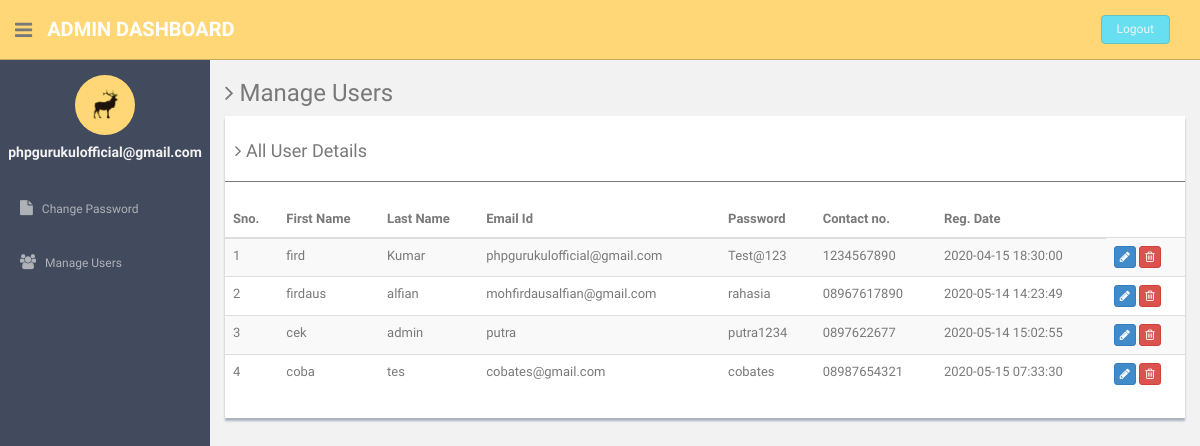
Page /loginsystem/admin/manage-users.php (signed in) on the committed database.
### tables this page shows
CREATE TABLE `users` (
  `id` int(11) NOT NULL,
  `fname` varchar(255) DEFAULT NULL,
  `lname` varchar(255) DEFAULT NULL,
  `email` varchar(255) DEFAULT NULL,
  `password` varchar(300) DEFAULT NULL,
  `contactno` varchar(11) DEFAULT NULL,
  `posting_date` timestamp NOT NULL DEFAULT current_timestamp()
);

### loginsystem/admin/manage-users.php (the view, shortened to what this page needs)
<?php
include'dbconnection.php';
if (strlen($_SESSION['id']==0)) {
  header('location:logout.php');
  } else{
?><!DOCTYPE html>
<html lang="en">
  <head>
    <link href="assets/css/bootstrap.css" rel="stylesheet">
    <link href="assets/font-awesome/css/font-awesome.css" rel="stylesheet" />
    <link href="assets/css/style.css" rel="stylesheet">
    <link href="assets/css/style-responsive.css" rel="stylesheet">
  </head>
  <body>
  <section id="container" >
      <header class="header black-bg">
              <div class="sidebar-toggle-box">
                  <div class="fa fa-bars tooltips" data-placement="right" data-original-title="Toggle Navigation"></div>
              </div>
            <a href="#" class="logo"><b>Admin Dashboard</b></a>
            <div class="top-menu">
            	<ul class="nav pull-right top-menu">
                    <li><a class="logout" href="logout.php">Logout</a></li>
            	</ul>
            </div>
        </header>
      <aside>
          <div id="sidebar"  class="nav-collapse ">
              <ul class="sidebar-menu" id="nav-accordion">
              	  <p class="centered"><a href="#"><img src="assets/img/ui-sam.jpg" class="img-circle" width="60"></a></p>
              	  <h5 class="centered"><?php echo $_SESSION['login'];?></h5>
                  <li class="mt">
                      <a href="change-password.php">
                          <i class="fa fa-file"></i>
                          <span>Change Password</span>
                      </a>
                  </li>
                  <li class="sub-menu">
                      <a href="manage-users.php" >
                          <i class="fa fa-users"></i>
                          <span>Manage Users</span>
                      </a>
                  </li>
              </ul>
          </div>
      </aside>
      <section id="main-content">
          <section class="wrapper">
          	<h3><i class="fa fa-angle-right"></i> Manage Users</h3>
				<div class="row">
                  <div class="col-md-12">
                      <div class="content-panel">
                          <table class="table table-striped table-advance table-hover">
	                  	  	  <h4><i class="fa fa-angle-right"></i> All User Details </h4>
	                  	  	  <hr>
                              <thead>
                              <tr>
                                  <th>Sno.</th>
                                  <th class="hidden-phone">First Name</th>
                                  <th> Last Name</th>
                                  <th> Email Id</th>
                                  <th> Password</th>
                                  <th>Contact no.</th>
                                  <th>Reg. Date</th>
                              </tr>
                              </thead>
                              <tbody>
                              <?php $ret=mysqli_query($con,"select * from users");
							  $cnt=1;
							  while($row=mysqli_fetch_array($ret))
							  {?>
                              <tr>
                              <td><?php echo $cnt;?></td>
                                  <td><?php echo $row['fname'];?></td>
                                  <td><?php echo $row['lname'];?></td>
                                  <td><?php echo $row['email'];?></td>
                                  <td><?php echo $row['password'];?></td>
                                  <td><?php echo $row['contactno'];?></td>  <td><?php echo $row['posting_date'];?></td>
                                  <td>
                                     <a href="update-profile.php?uid=<?php echo $row['id'];?>">
                                     <button class="btn btn-primary btn-xs"><i class="fa fa-pencil"></i></button></a>
                                     <a href="manage-users.php?id=<?php echo $row['id'];?>">
                                     <button class="btn btn-danger btn-xs" onClick="return confirm('Do you really want to delete');"><i class="fa fa-trash-o "></i></button></a>
                                  </td>
                              </tr>
                              <?php $cnt=$cnt+1; }?>
                              </tbody>
                          </table>
                      </div>
                  </div>
              </div>
		</section>
      </section
  ></section>
  </body>
</html>
<?php } ?>

### loginsystem/admin/assets/css/style.css (style rules this page uses)
body { color: #797979; background: #f2f2f2; font-family: 'Ruda', sans-serif; padding: 0px !important; margin: 0px !important; font-size:13px; }
ul li { list-style: none; }
a, a:hover, a:focus { text-decoration: none; outline: none; }
#container { width: 100%; height: 100%; }
hr { margin-top: 20px; margin-bottom: 20px; border: 0; border-top: 1px solid #797979; }
.centered { text-align: center; }
.mt { margin-top: 25px; }
ul.top-menu > li > .logout { color: #f2f2f2; font-size: 12px; border-radius: 4px; -webkit-border-radius: 4px; border: 1px solid #64c3c2 !important; padding: 5px 15px; margin-right: 15px; background: #68dff0; margin-top: 15px; }
#sidebar { width: 210px; height: 100%; position: fixed; background: #424a5d; }
#sidebar h5 { color: #f2f2f2; font-weight: 700; }
#sidebar ul li { position: relative; }
ul.sidebar-menu , ul.sidebar-menu li ul.sub { margin: -2px 0 0; padding: 0; }
ul.sidebar-menu { margin-top: 75px; }
ul.sidebar-menu li { margin-bottom: 5px; margin-left:10px; margin-right:10px; }
ul.sidebar-menu li.sub-menu { line-height: 15px; }
ul.sidebar-menu li a span { display: inline-block; }
ul.sidebar-menu li a { color: #aeb2b7; text-decoration: none; display: block; padding: 15px 0 15px 10px; font-size: 12px; outline: none; -webkit-transition: all 0.3s ease; -moz-transition: all 0.3s ease; -o-transition: all 0.3s ease; -ms-transition: all 0.3s ease; transition: all 0.3s ease; }
ul.sidebar-menu li a i { font-size: 15px; padding-right: 6px; }
#main-content { margin-left: 210px; }
.header, .footer { min-height: 60px; padding: 0 15px; }
.header { position: fixed; left: 0; right: 0; z-index: 1002; }
.black-bg { background: #ffd777; border-bottom: 1px solid #c9aa5f; }
.wrapper { display: inline-block; margin-top: 60px; padding-left: 15px; padding-right: 15px; padding-bottom: 15px; padding-top: 0px; width: 100%; }
a.logo { font-size: 20px; color: #ffffff; float: left; margin-top: 15px; text-transform: uppercase; }
a.logo b { font-weight: 900; }
#top_menu .nav > li, ul.top-menu > li { float: left; }
ul.top-menu > li > a { color: #666666; font-size: 16px; border-radius: 4px; -webkit-border-radius: 4px; border:1px solid #666666 !important; padding: 2px 6px; margin-right: 15px; }
.sidebar-toggle-box { float: left; padding-right: 15px; margin-top: 20px; }
.sidebar-toggle-box .fa-bars { cursor: pointer; display: inline-block; font-size: 20px; }
.content-panel { background: #ffffff; box-shadow: 0px 3px 2px #aab2bd; padding-top: 15px; padding-bottom: 5px; }
.content-panel h4 { margin-left: 10px; }

### rows in the picture
users: fname "fird", lname "Kumar", email "phpgurukulofficial@gmail.com", password "Test@123", contactno "1234567890", posting_date "2020-04-15 18:30:00"
users: fname "firdaus", lname "alfian", email "mohfirdausalfian@gmail.com", password "rahasia", contactno "08967617890", posting_date "2020-05-14 14:23:49"
users: fname "cek", lname "admin", email "putra", password "putra1234", contactno "0897622677", posting_date "2020-05-14 15:02:55"
users: fname "coba", lname "tes", email "cobates@gmail.com", password "cobates", contactno "08987654321", posting_date "2020-05-15 07:33:30"

### other values in the picture
$_SESSION['login'] "phpgurukulofficial@gmail.com"
